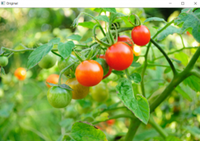
#> input picture Python/OpenCV-Tutorials/geeksforgeeks.png, 200 x 141 px, found by its file name
$ python '22.Different color spaces.py'   (older library calls are emulated)
#> lines starting #> are read from the running program, lines starting #| are printed output that depends on the picture
# Python program to read image as RGB

# Importing cv2 and matplotlib module
import cv2
import matplotlib.pyplot as plt

# reads image as RGB
img = cv2.imread(r'H:\MyGitCodes\Python\OpenCV-Tutorials\geeksforgeeks.png')
#> img is the input picture: shape (141, 200, 3); mean B, G, R 74.3, 165.6, 134
# [4 lines of commented-out code are left out]
laplacian = cv2.Laplacian(img, cv2.CV_64F)
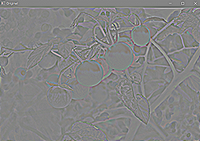
#> laplacian: shape (141, 200, 3) float64; mean B, G, R 0, 0, 0; drawn with min black and max white
# shows the image
plt.imshow(laplacian)
plt.show()
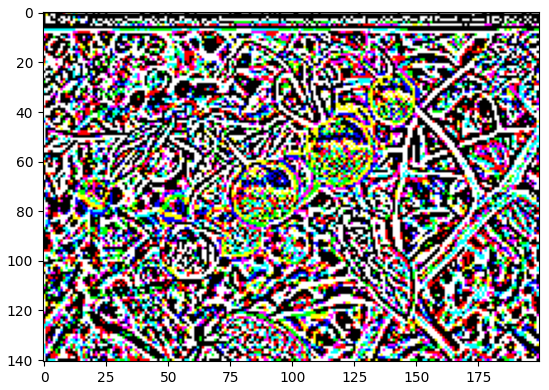
#> figure drawn by matplotlib, 1 panel; B, G, R data is drawn as R, G, B
